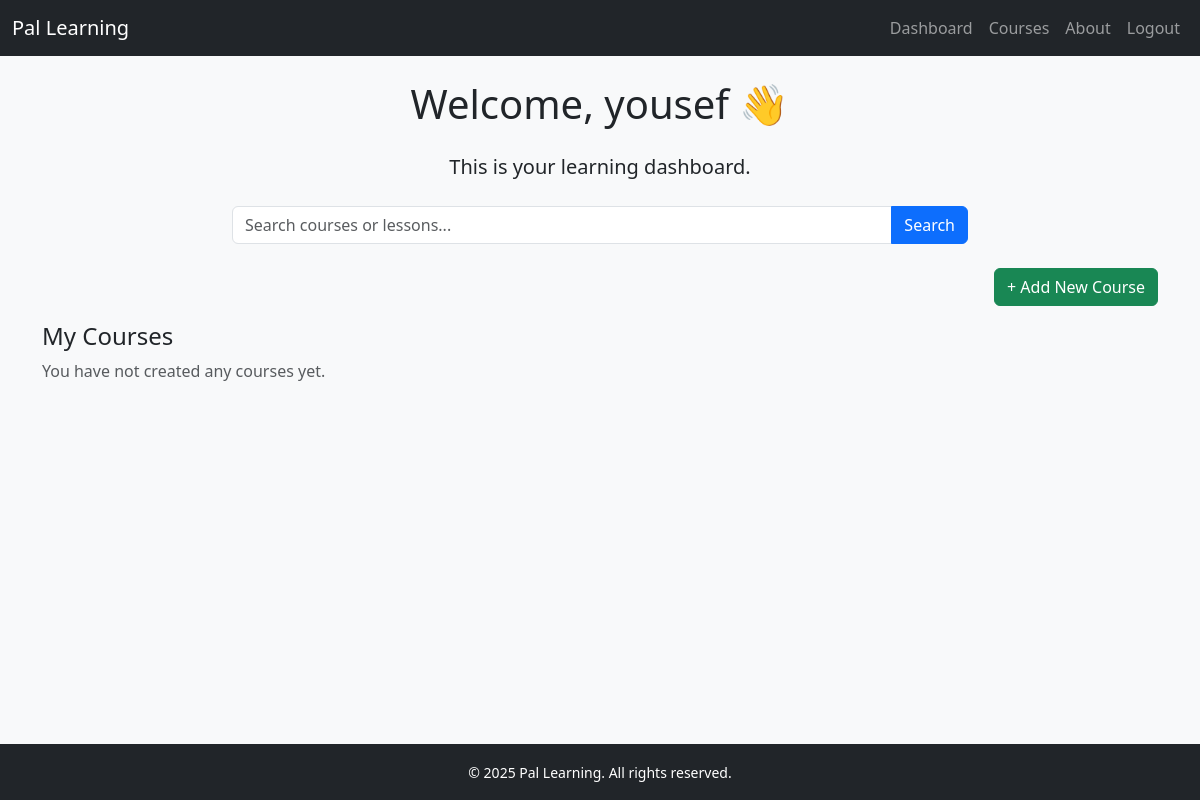
Before: / (signed in) with the older database file.
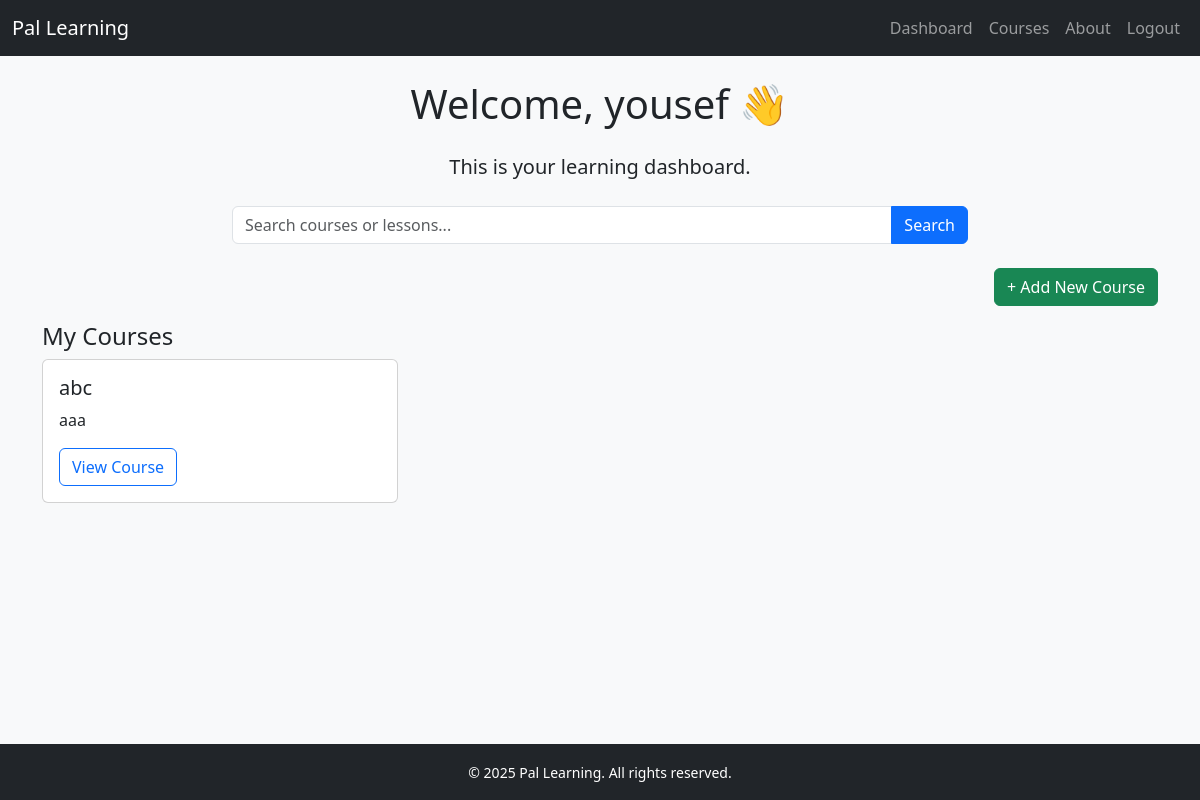
After: the same page with the newer database file.
### pal_learning_app/models.py (models this page shows, shortened)
class Course(models.Model):
    BEGINNER     = 'beginner'
    INTERMEDIATE = 'intermediate'
    ADVANCED     = 'advanced'
    DIFFICULTY_CHOICES = [
        (BEGINNER,     'Beginner'),
        (INTERMEDIATE, 'Intermediate'),
        (ADVANCED,     'Advanced'),
    ]
    title        = models.CharField(max_length=255)
    description  = models.TextField(blank=True)
    topic        = models.CharField(max_length=100, blank=True)
    difficulty   = models.CharField(max_length=20, choices=DIFFICULTY_CHOICES, default=BEGINNER)
    instructor   = models.ForeignKey(settings.AUTH_USER_MODEL, on_delete=models.PROTECT, related_name='courses_taught')
    created_at   = models.DateTimeField(auto_now_add=True)
    updated_at   = models.DateTimeField(auto_now=True)

### pal_learning_app/views.py (the view)
# urls.py: 2. Add a URL to urlpatterns:  path('', views.home, name='home')
@login_required
def home(request):
    user = request.user
    if user.role == CustomUser.STUDENT:
        enrollments = (
            user.enrollments
                .select_related('course')
                .filter(status=Enrollment.IN_PROGRESS)
        )
        context = {
            'is_student':   True,
            'enrollments':  enrollments,
        }
    else:
        courses_taught = user.courses_taught.all()
        context = {
            'is_student':      False,
            'courses_taught':  courses_taught,
        }
    return render(request, 'home.html', context)

### pal_learning_app/templates/home.html (shortened to what this page needs)
{% extends 'base.html' %}
{% block content %}
  <div class="text-center">
    <h1 class="mb-4">Welcome, {{ request.user.first_name }} 👋</h1>
    <p class="lead">This is your learning dashboard.</p>
  </div>
  <div class="row justify-content-center my-4">
    <div class="col-md-8">
      <form method="GET" action="{% url 'course_list' %}">
        <div class="input-group">
          <input type="text" class="form-control" name="q"
                 placeholder="Search courses or lessons...">
          <button class="btn btn-primary" type="submit">Search</button>
        </div>
      </form>
    </div>
  </div>
  {% if not is_student %}
    <div class="text-end mb-3">
      <a href="{% url 'course_create' %}" class="btn btn-success">
        + Add New Course
      </a>
    </div>
  {% endif %}
  <div class="row">
    {% if is_student %}
      <h4>Your Enrolled Courses</h4>
      {% if enrollments %}
        {% for enrollment in enrollments %}
          {% with course=enrollment.course %}
            <div class="col-md-4 mb-4">
              <div class="card h-100">
                <div class="card-body">
                  <h5 class="card-title">{{ course.title }}</h5>
                  <p class="card-text">
                    {{ course.description|truncatewords:20 }}
                  </p>
                  <a href="{% url 'course_detail' course.id %}"
                     class="btn btn-outline-primary">
                    Continue Course
                  </a>
                </div>
              </div>
            </div>
          {% endwith %}
        {% endfor %}
      {% else %}
        <p class="text-muted">You have not enrolled in any courses yet.</p>
      {% endif %}
    {% else %}
      <h4>My Courses</h4>
      {% if courses_taught %}
        {% for course in courses_taught %}
          <div class="col-md-4 mb-4">
            <div class="card h-100">
              <div class="card-body">
                <h5 class="card-title">{{ course.title }}</h5>
                <p class="card-text">
                  {{ course.description|truncatewords:20 }}
                </p>
                <a href="{% url 'course_detail' course.id %}"
                   class="btn btn-outline-primary">
                  View Course
                </a>
              </div>
            </div>
          </div>
        {% endfor %}
      {% else %}
        <p class="text-muted">You have not created any courses yet.</p>
      {% endif %}
    {% endif %}
  </div>
{% endblock %}

Changed rows visible on the page:
added Course: title "abc", description "aaa"
Other visible differences:
text no longer shown: "You have not created any courses yet."
